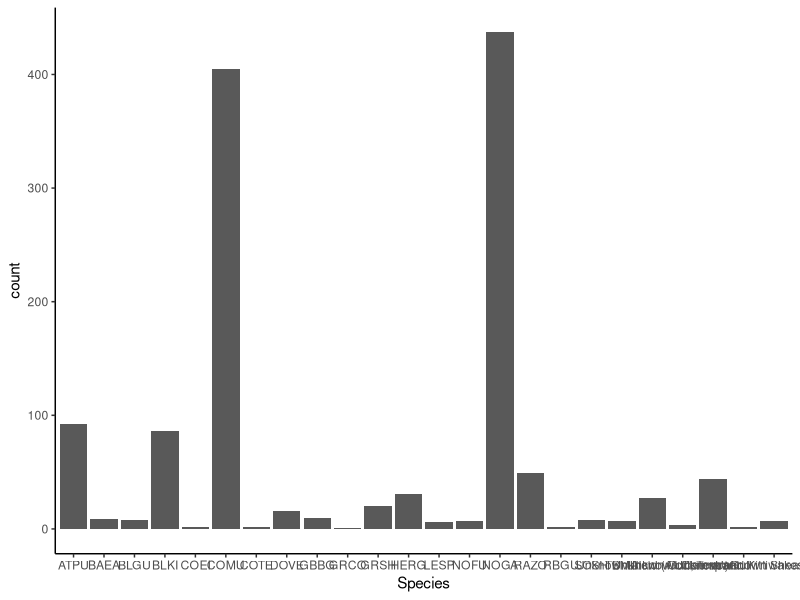

The R source for this figure:
## ---- chunk 1
rm(list=ls())
library(tidyverse)
library(doBy)
library(lubridate)
## ---- chunk 2
#load data
hpai <- read.csv("data/2023-06-22_HPAI_Mortality_Tracker - Newfoundland.csv", na = "NA") %>%
  select(UniqueID, SiteName, Year, Month, Day, DateObserved, Lat, Long, SpeciesAlphaCode, GroupAs, Individual_HPAIVstatus, AgeClass, LandWater, Colony_Y_N,  IFcolony_complete_partial_survey, TotalObserved) %>%
  dplyr::rename(Species = SpeciesAlphaCode, Date = DateObserved, Total = TotalObserved) %>%
  mutate(Date = as.Date(Date)) %>%
  mutate(TotalCat = ifelse(Total > 50, "> 50", ifelse(Total < 10, "< 10", "10 to 50"))) %>%
  filter(GroupAs %>% str_detect("seabirds|raptors")) %>%
  filter(Individual_HPAIVstatus == "positive" | is.na(Individual_HPAIVstatus))

ggplot(data = hpai, aes(x = Species)) +
  geom_bar() +
  theme_classic()

#make a new dataset with cleaned up species categories
top4 <- hpai

#first change all 'unknown' species to other
top4species <- c("COMU", "NOGA", "ATPU", "BLKI")
top4$Species <- sapply(strsplit(top4$Species, ',,\\s*'), function(x) {  x[!x %in% top4species ] <- 'Other'
  toString(x)})

summary(as.factor(top4$Species))

#Make Newfoundland polygon
world_map <- map_data("world")
Newfoundland <- subset(world_map, world_map$subregion == "Newfoundland")
Canada <- subset(world_map, world_map$region == "Canada")

#save the data files
save(hpai, file = "data/hpai.Rda")
save(top4, file = "data/top4.Rda")
save(Canada, file = "data/Canada.Rda")
